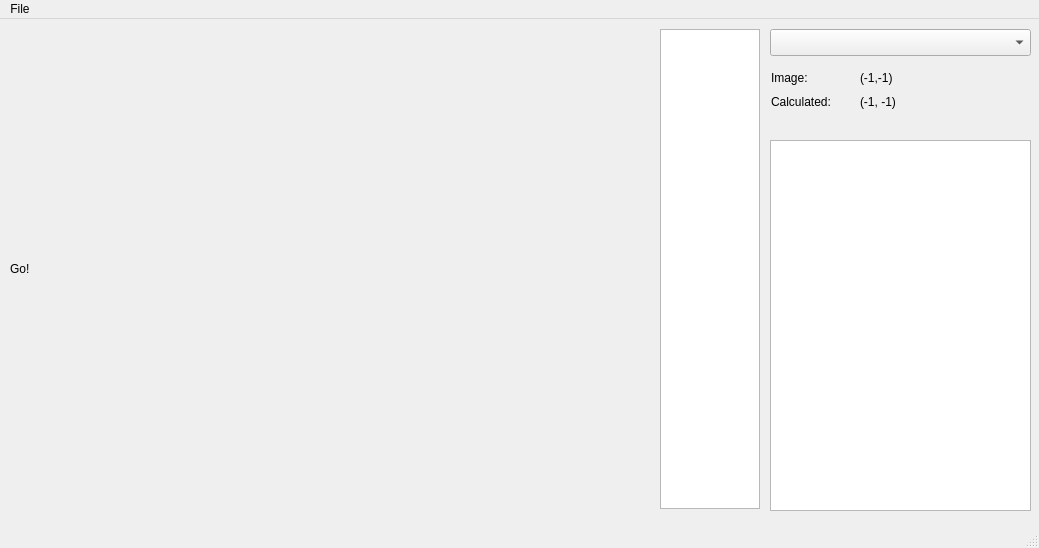
<?xml version="1.0" encoding="UTF-8"?>
<ui version="4.0">
 <class>MainWindow</class>
 <widget class="QMainWindow" name="MainWindow">
  <property name="geometry">
   <rect>
    <x>0</x>
    <y>0</y>
    <width>1039</width>
    <height>548</height>
   </rect>
  </property>
  <property name="windowTitle">
   <string>Vis</string>
  </property>
  <widget class="QWidget" name="centralwidget">
   <widget class="CLabel" name="imagePanel">
    <property name="geometry">
     <rect>
      <x>10</x>
      <y>10</y>
      <width>640</width>
      <height>480</height>
     </rect>
    </property>
    <property name="text">
     <string>Go!</string>
    </property>
   </widget>
   <widget class="QTextEdit" name="textEdit">
    <property name="geometry">
     <rect>
      <x>770</x>
      <y>121</y>
      <width>261</width>
      <height>371</height>
     </rect>
    </property>
   </widget>
   <widget class="QListView" name="listView">
    <property name="geometry">
     <rect>
      <x>660</x>
      <y>10</y>
      <width>100</width>
      <height>480</height>
     </rect>
    </property>
    <property name="cursor" stdset="0">
     <cursorShape>IBeamCursor</cursorShape>
    </property>
   </widget>
   <widget class="QComboBox" name="candidateReal">
    <property name="geometry">
     <rect>
      <x>770</x>
      <y>10</y>
      <width>261</width>
      <height>27</height>
     </rect>
    </property>
   </widget>
   <widget class="QWidget" name="layoutWidget">
    <property name="geometry">
     <rect>
      <x>771</x>
      <y>50</y>
      <width>171</width>
      <height>42</height>
     </rect>
    </property>
    <layout class="QGridLayout" name="gridLayout">
     <item row="0" column="0">
      <widget class="QLabel" name="label">
       <property name="text">
        <string>Image:</string>
       </property>
      </widget>
     </item>
     <item row="0" column="1">
      <widget class="QLabel" name="labelImagePosition">
       <property name="text">
        <string>(-1,-1)</string>
       </property>
      </widget>
     </item>
     <item row="1" column="0">
      <widget class="QLabel" name="label_3">
       <property name="text">
        <string>Calculated:</string>
       </property>
      </widget>
     </item>
     <item row="1" column="1">
      <widget class="QLabel" name="labelRealPosition">
       <property name="text">
        <string>(-1, -1)</string>
       </property>
      </widget>
     </item>
    </layout>
   </widget>
  </widget>
  <widget class="QMenuBar" name="menubar">
   <property name="geometry">
    <rect>
     <x>0</x>
     <y>0</y>
     <width>1039</width>
     <height>25</height>
    </rect>
   </property>
   <widget class="QMenu" name="menuFile">
    <property name="title">
     <string>File</string>
    </property>
    <addaction name="actionOpen"/>
    <addaction name="actionSave"/>
    <addaction name="separator"/>
    <addaction name="actionClose"/>
   </widget>
   <addaction name="menuFile"/>
  </widget>
  <widget class="QStatusBar" name="statusbar"/>
  <action name="actionOpen">
   <property name="text">
    <string>Open...</string>
   </property>
   <property name="shortcut">
    <string>Ctrl+O</string>
   </property>
  </action>
  <action name="actionSave">
   <property name="text">
    <string>Save</string>
   </property>
   <property name="shortcut">
    <string>Ctrl+S</string>
   </property>
  </action>
  <action name="actionClose">
   <property name="text">
    <string>Close</string>
   </property>
   <property name="shortcut">
    <string>Ctrl+X</string>
   </property>
  </action>
 </widget>
 <customwidgets>
  <customwidget>
   <class>CLabel</class>
   <extends>QLabel</extends>
   <header>clabel.hpp</header>
  </customwidget>
 </customwidgets>
 <resources/>
 <connections/>
</ui>
